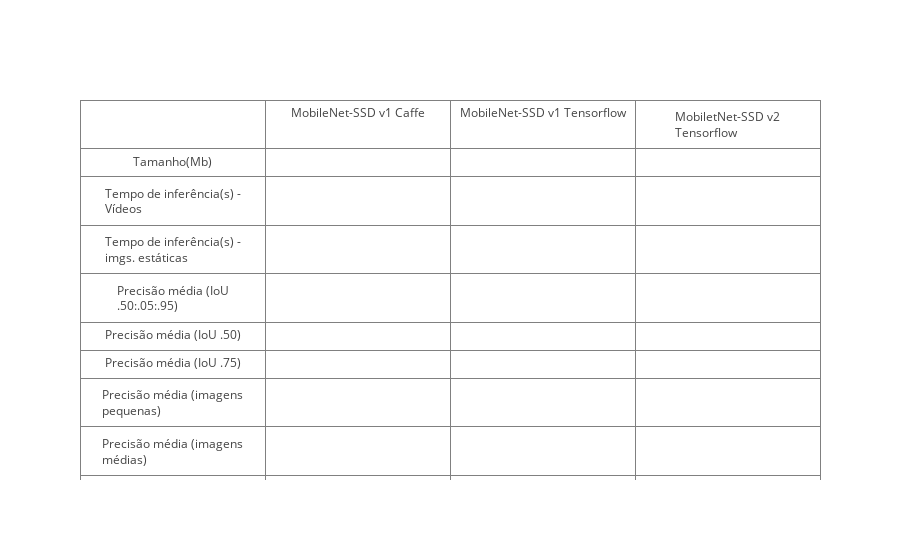

Source (notebook cell):
### Code cell
row_labels = [chart for chart in chart_names]
row_labels.insert(0, '')
tab_header = [row_labels,models[0]['display_name'],models[1]['display_name'],models[2]['display_name']]

#trace = go.Table(
#    header=dict(values=[model['display_name'] for model in models]),
#    cells=dict(values=rows.T)
#)
trace = go.Table(
    header=dict(values=tab_header)
)

data = [trace]
iplot(data)

### Figure 1 — Plotly figure (JSON) as saved in the notebook; plotly's stock layout.template omitted (floating-point values rounded to 4 significant figures)
{"data": [{"header": {"values": [["", "Tamanho(Mb)", "Tempo de inferência(s) - Vídeos", "Tempo de inferência(s) - imgs. estáticas", "Precisão média (IoU .50:.05:.95)", "Precisão média (IoU .50)", "Precisão média (IoU .75)", "Precisão média (imagens pequenas)", "Precisão média (imagens médias)", "Precisão média (imagens grandes)", "Recall médio (1 detecção por imagem)", "Recall médio (10 detecções por image)", "Recall médio (100 detecções por imagem)", "Recall médio (imagens pequenas)", "Recall médio (imagens médias)", "Recall médio (imagens grandes)"], "MobileNet-SSD v1 Caffe", "MobileNet-SSD v1 Tensorflow", "MobiletNet-SSD v2 Tensorflow"]}, "type": "table", "uid": "58c39705-4d33-409d-8537-7c98b958ace1"}], "layout": {}}
